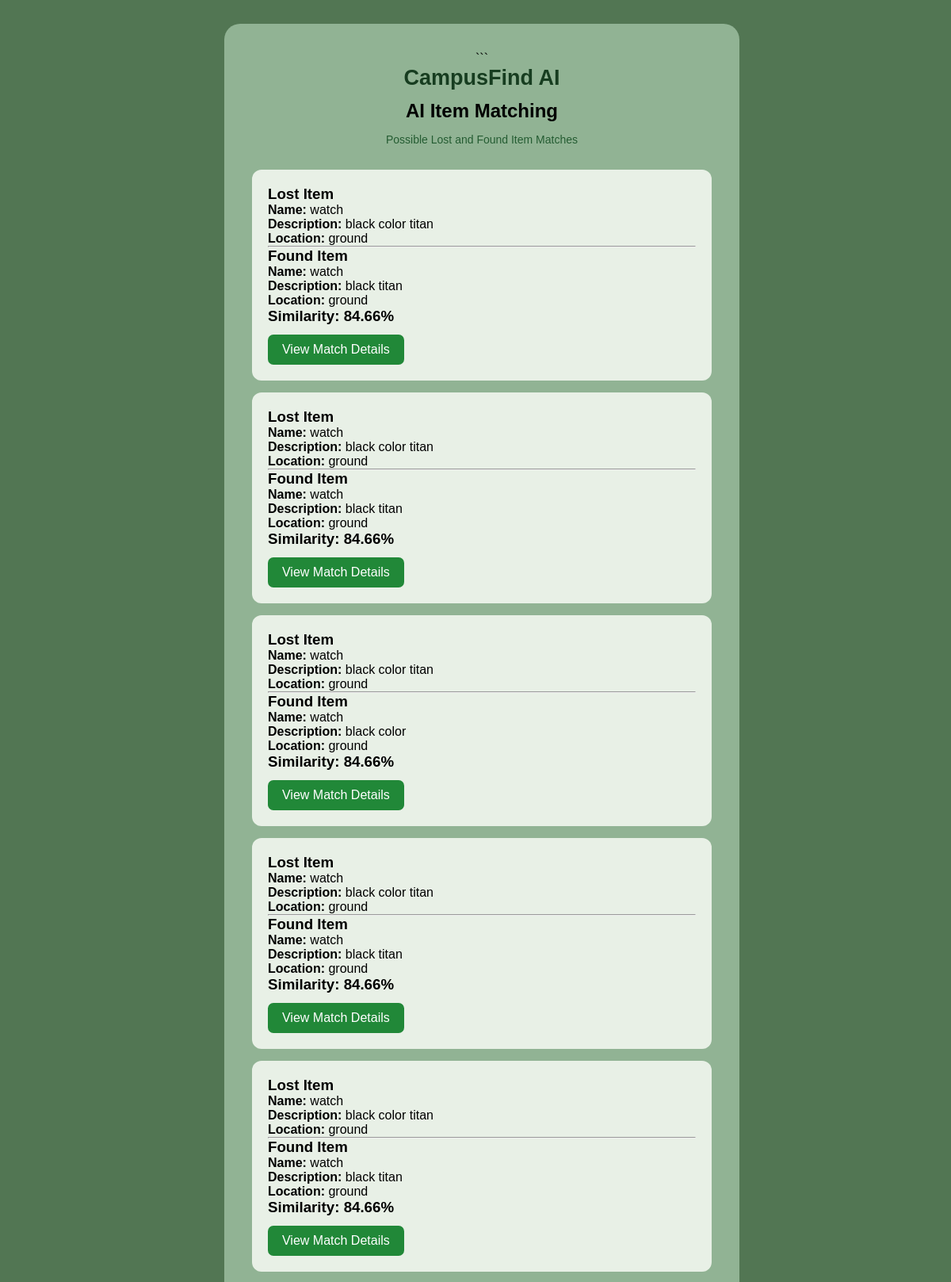
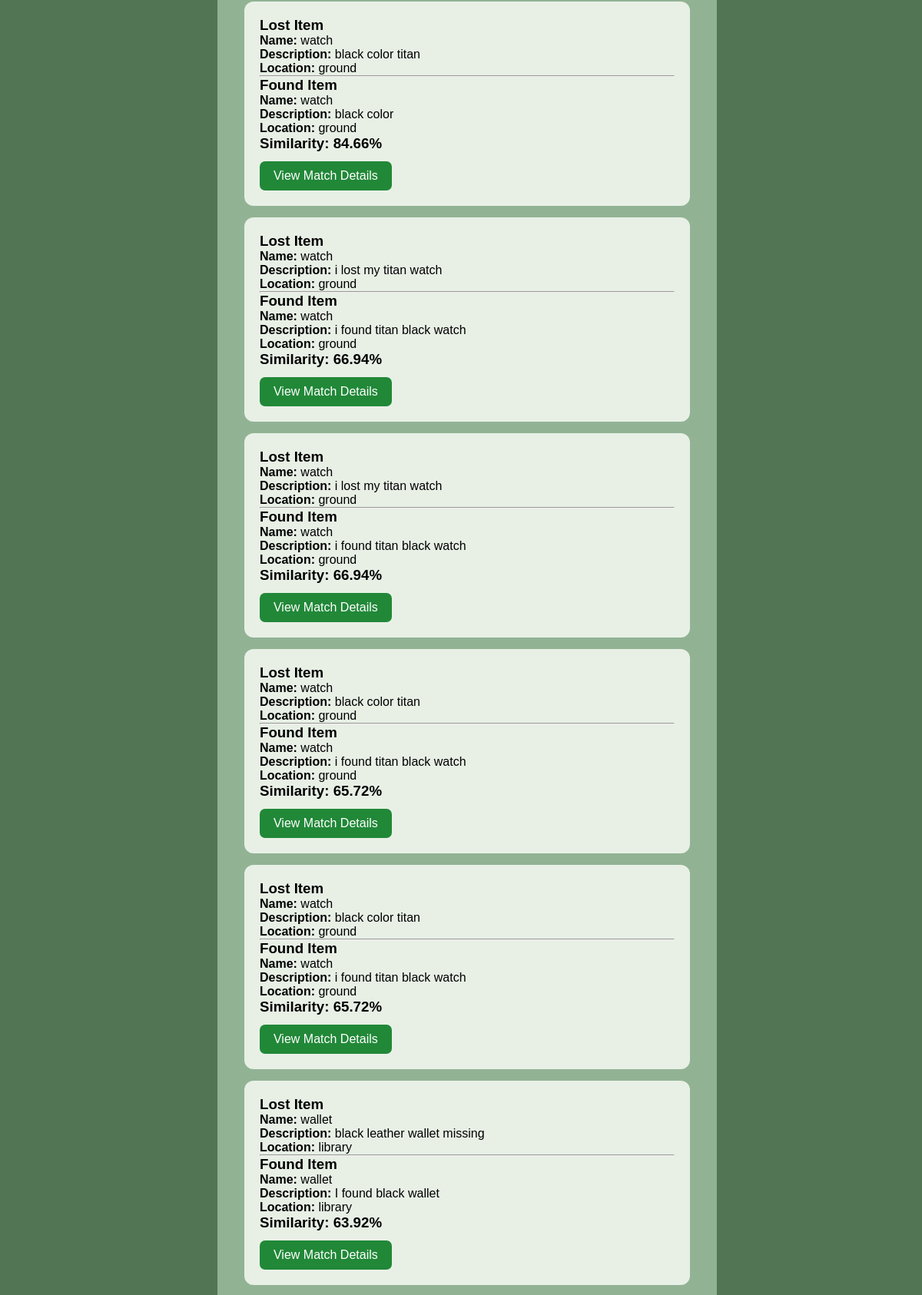
The app's page /matches (signed in, upper part) with its own data (2 pictures, top to bottom).
### tables this page shows
CREATE TABLE lost_items (
            id INTEGER PRIMARY KEY AUTOINCREMENT,
            item_name TEXT NOT NULL,
            description TEXT NOT NULL,
            category TEXT NOT NULL,
            location TEXT NOT NULL,
            date_lost TEXT NOT NULL,
            image TEXT
        , user_id INTEGER);

CREATE TABLE found_items (
            id INTEGER PRIMARY KEY AUTOINCREMENT,
            item_name TEXT NOT NULL,
            description TEXT NOT NULL,
            category TEXT NOT NULL,
            location TEXT NOT NULL,
            date_found TEXT NOT NULL,
            image TEXT NOT NULL
        , user_id INTEGER);

### app.py (the view)
@app.route("/matches")
@login_required
def matches():
    conn = get_db_connection()
    lost_items = conn.execute(
        "SELECT * FROM lost_items"
    ).fetchall()
    found_items = conn.execute(
        "SELECT * FROM found_items"
    ).fetchall()
    conn.close()
    matching_items = []
    for lost in lost_items:
        for found in found_items:
            score = calculate_similarity(
                item_text(lost),
                item_text(found)
            )
            if score >= 15:
                matching_items.append({
                    "lost": lost,
                    "found": found,
                    "score": round(score, 2)
                })
    matching_items.sort(
        key=lambda item: item["score"],
        reverse=True
    )
    return render_template(
        "matches.html",
        matching_items=matching_items
    )

### app.py (called while the page is built)
def get_db_connection():
    conn = sqlite3.connect("campusfind.db")
    conn.row_factory = sqlite3.Row
    conn.execute("PRAGMA foreign_keys = ON")
    return conn

def login_required(function):
    @wraps(function)
    def wrapper(*args, **kwargs):
        if "user_id" not in session:
            return redirect(url_for("login"))
        return function(*args, **kwargs)
    return wrapper

def item_text(item):
    return " ".join([
        item["item_name"] or "",
        item["description"] or "",
        item["category"] or "",
        item["location"] or ""
    ])

### templates/matches.html (shortened to what this page needs)
<!DOCTYPE html>
<html>
<head>
<link rel="stylesheet"
      href="{{ url_for('static', filename='css/style.css') }}">
</head>
<body>
<div class="login-container" style="width:650px;">
```
<h1>CampusFind AI</h1>
<h2>AI Item Matching</h2>
<p class="subtitle">
    Possible Lost and Found Item Matches
</p>
{% if matching_items %}
    {% for match in matching_items %}
    <div class="match-card">
        <h3>Lost Item</h3>
        <p><b>Name:</b>
            {{ match.lost['item_name'] }}</p>
        <p><b>Description:</b>
            {{ match.lost['description'] }}</p>
        <p><b>Location:</b>
            {{ match.lost['location'] }}</p>
        <hr>
        <h3>Found Item</h3>
        <p><b>Name:</b>
            {{ match.found['item_name'] }}</p>
        <p><b>Description:</b>
            {{ match.found['description'] }}</p>
        <p><b>Location:</b>
            {{ match.found['location'] }}</p>
        <h3>
            Similarity: {{ match.score }}%
        </h3>
        <a class="details-btn"
           href="{{ url_for('match_details',
           lost_id=match.lost['id'],
           found_id=match.found['id']) }}">
            View Match Details
        </a>
    </div>
    {% endfor %}
{% else %}
    <p class="register">
        No possible matches found yet.
    </p>
{% endif %}
</div>
</body>
</html>

### static/css/style.css (style rules this page uses)
* { margin: 0; padding: 0; box-sizing: border-box; font-family: Arial, sans-serif; }
body { background: #527653; min-height: 100vh; display: flex; justify-content: center; align-items: center; padding: 30px 0; }
.login-container { width: 400px; max-width: 90%; padding: 35px; background: #91B394; border-radius: 20px; text-align: center; margin: auto; }
h1 { color: #173D20; font-size: 27px; margin-bottom: 12px; }
.subtitle { color: #245C32; font-size: 14px; margin: 10px 0 25px; line-height: 1.8; }

### templates/matches.html (style rules this page uses)
.match-card { background: #E8F0E6; padding: 20px; margin: 15px 0; border-radius: 12px; text-align: left; }
.details-btn { display: inline-block; background: #218838; color: white; padding: 10px 18px; margin-top: 12px; border-radius: 7px; text-decoration: none; }

### records on screen
lost_items: lost.item_name "watch" "watch" "watch" "watch", lost.description "black color titan" "black color titan" "black color titan" "black color titan", lost.location "ground" "ground" "ground" "ground"
found_items: found.item_name "watch" "watch", found.description "black titan" "black titan", found.location "ground" "ground"
found_items: found.item_name "watch" "watch", found.description "black titan" "black titan", found.location "ground" "ground"
found_items: found.item_name "watch" "watch", found.description "black color" "black color", found.location "ground" "ground"
lost_items: lost.item_name "watch" "watch" "watch" "watch", lost.description "black color titan" "black color titan" "black color titan" "black color titan", lost.location "ground" "ground" "ground" "ground"
lost_items: lost.item_name "watch", lost.description "i lost my titan watch", lost.location "ground"
found_items: found.item_name "watch" "watch" "watch" "watch", found.description "i found titan black watch" "i found titan black watch" "i found titan black watch" "i found titan black watch", found.location "ground" "ground" "ground" "ground"
lost_items: lost.item_name "watch", lost.description "i lost my titan watch", lost.location "ground"
lost_items: lost.item_name "wallet", lost.description "black leather wallet missing", lost.location "library"
found_items: found.item_name "wallet", found.description "I found black wallet", found.location "library"

### other values on screen
{{ match.score }} "84.66" "84.66" "84.66" "84.66" "84.66" "84.66" "66.94" "66.94" "65.72" "65.72" "63.92"
